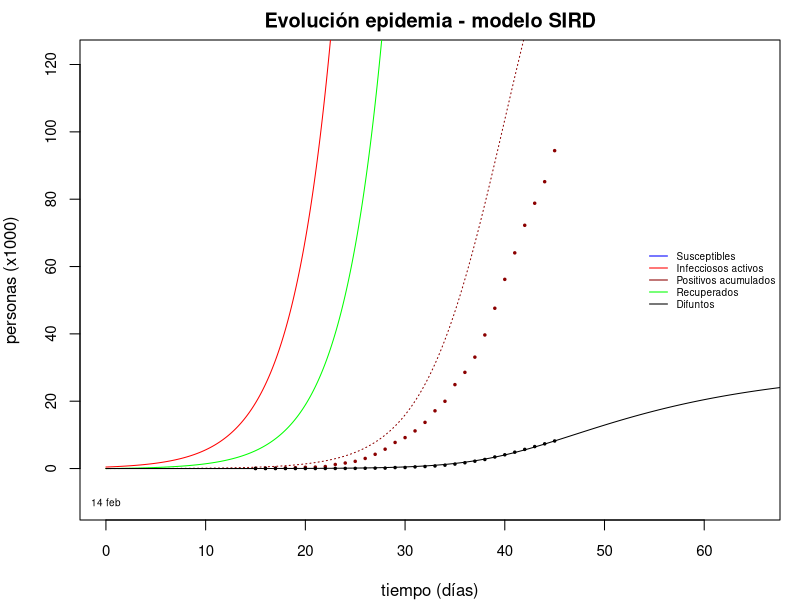

Write the R code that produced this figure.
# MODELO SIRD (modificado del de JMO)
# S (susceptibles), 
# I (infecciosos), 
# R (recuperados) 
# D (difuntos) 
# C (casos detectados acumulados)
#
# tiempo en días y las demás variables en millares de personas.

library(deSolve) # para usar la funci?n "ode" 

# Paso 1: Sistemas de ecuaciones diferenciales en R
# Ojo porque este método ignora el retraso o latencia entre  la infección y la infeciosidad.
# Podemos resolver numericamente estos sistemas en R gracias a la función ode() del package deSolve
# Instalar con:
##  install.packages("deSolve")
# Se usa con la función with() function abajo:
sird_equations <- function(time, variables, parameters) {
  with(as.list(c(variables, parameters)), {
    dS <- -alpha(time) * I * S + gamma * R
    dI <-  alpha(time) * I * S - beta * I - delta*I
    dR <-  beta * I
    dD <-  delta * I
    dC <-  alpha(time) * I * S * q
    return(list(c(dS, dI, dR, dD, dC)))
  })
}

#PARÁMETROS
poblacion <- 47000 #en miles de individuos
p <- 0.3 #proporción inicial de susceptibles
q <- .016  #proporción de infecciosos que son detectados (a partir del estudio islandés)
S0 <- p*poblacion #susceptibles iniciales [miles]
I0 <- .45  #infecciosos iniciales [miles]
R0 <- 0   #recuperados iniciales [miles]
D0 <- 0   #difuntos inciales [miles]
C0 <- I0*q  #casos iniciales

time_first_data <- 15 #día equivalente al día del primer dato (ver abajo)
time_confinement <- time_first_data + 124 #onset of alpha2, days after initial time=0
alpha1 <- 22.8e-6 #tasa capacidad de infeccion-transmision (/persona^2/dia)
alpha2 <- 1.3e-6 #alpha1/1.5
alpha <- function(time){if (time<time_confinement){alpha1} else{alpha2}} 
beta <- .07      #tasa diaria de recuperación de infectados [/día]. Basado en los 14 días de recuperación media.
gamma <- 0e-3    #tasa diaria de recuperados que devienen susceptibles de nuevo (/día) 
delta <- 1.5e-4  #tasa diaria de muerte de un infeccioso [/día]. Basado en la letalidad del 0.2% del estudio islandés.

parameters_values <- c(
  beta ,
  delta    
)

#valores iniciales de las variables en un vector:
initial_values <- c(S = S0, I = I0, R = R0, D = D0, C = C0)

#Tiempos en que calcular las variables
time_values <- seq(0, 365, by = .1) # los 30 primeros días,  paso intermedios de 0.1


#Resolver numericamente el sistema:
sird_values <- ode(
  y = initial_values,
  times = time_values,
  func = sird_equations,
  parms = parameters_values 
)


# Podemos ver los valores calculados:
sird_values
# Podremos usarlos posteriormente. 
# De momento coloqu?moslos en un data frame
# despu?s los podremos usar con la funci?n with()
sird_values <- as.data.frame(sird_values)
  
# Datos reales en España de coronavirus 
# primer dato: 29 de febrero 2020)

dia <- seq(0, 30, by = 1)
dia <- dia + time_first_data 

#Casos detectados en miles, de https://ourworldindata.org/coronavirus#confirmed-covid-19-cases-by-country
casos <- c(.083,.114,.151,.200,.261,.374,.430,.589,1.204,1.639,2.140,3.004,4.231,5.753,7.753,9.191,11.178,13.716,17.147,19.980,24.926,28.572,33.089,39.673,47.610,56.188,64.059,72.248,78.797,
           85.195,94.417) 

#Muertes en miles, https://ourworldindata.org/coronavirus#confirmed-covid-19-deaths-by-country
#Primera muerte el 3 de marzo.
dead <- c(0.000,0.000,0.000,0.001,0.003,0.005,0.009,
          0.019,0.028,0.036,0.050,0.084,0.121,0.136,0.288,
          0.309,0.491,0.598,0.767,1.002,1.326,1.720,2.182,
          2.696,3.434,4.089,4.858,5.690,6.528, 
          7.340, 8.189)
datos <- data.frame (dia,casos,dead)    
 
#modifiquemos los márgenes para permitir los dibujos (según pantalla)  
par(mar=c(4,4,2,1))
#gráfica general
with(sird_values, {
  plot(
    time, C, lty = 3, type = "l", col = "dark red",
    xlim = c(0,65), cex.axis=0.9,
    ylim = c(-10,122),
    xlab = "tiempo (días)", 
    ylab = "personas (x1000)",
    main = "Evolución epidemia - modelo SIRD"
  )
  lines(time, S, col = "blue")
  lines(time, I, col = "red")
  lines(time, R, col = "green")
  lines(time, D, col = "black")
  #abline(a=50,b=0,col="blue")
  #abline(v=33.5,col="blue")
  text(time_confinement,-11,"conf",cex=0.6,col="black")
  text(0,-10,"14 feb",cex=0.6,col="black")
  #text(80,32,"aprox. 45,5 mil",cex=0.6,col="black")
  with(datos,points(dia, casos, pch = 20, cex=0.5,col = "dark red"))
  with(datos,points(dia, dead, pch = 20, cex=0.5,col = "black"))
})

#Leyenda:
legend("right", c("Susceptibles", "Infecciosos activos", "Positivos acumulados", "Recuperados","Difuntos"),
  col = c( "blue", "red", "dark red", "green", "black"), cex=0.6, lty = 1, bty = "n")
